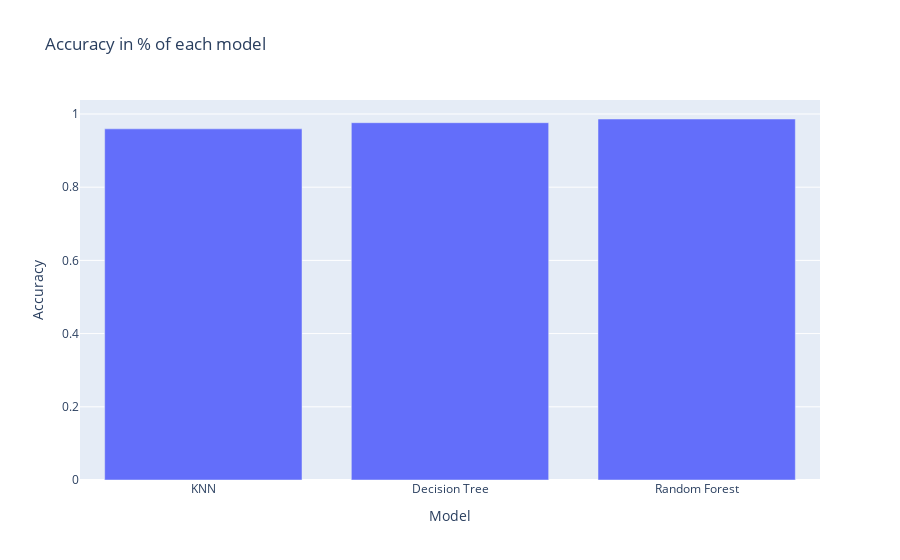

The code cell stored with this chart in its notebook:
### Code cell
px.bar(data_frame=result_df,x='Model',y='Accuracy',title='Accuracy in % of each model')

### Figure 1 — Plotly figure (JSON) as saved in the notebook; plotly's stock layout.template omitted (floating-point values rounded to 4 significant figures)
{"data": [{"alignmentgroup": "True", "hovertemplate": "Model=%{x}<br>Accuracy=%{y}<extra></extra>", "legendgroup": "", "marker": {"color": "#636efa", "pattern": {"shape": ""}}, "name": "", "offsetgroup": "", "orientation": "v", "showlegend": false, "textposition": "auto", "type": "bar", "x": ["KNN", "Decision Tree", "Random Forest"], "xaxis": "x", "y": [0.9594, 0.9762, 0.9863], "yaxis": "y"}], "layout": {"barmode": "relative", "legend": {"tracegroupgap": 0}, "title": {"text": "Accuracy in % of each model"}, "xaxis": {"anchor": "y", "domain": [0, 1], "title": {"text": "Model"}}, "yaxis": {"anchor": "x", "domain": [0, 1], "title": {"text": "Accuracy"}}}}
